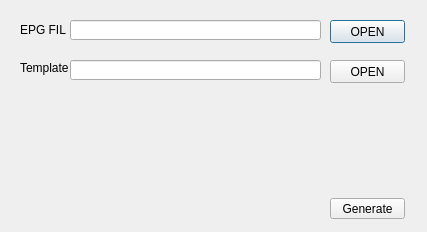
<?xml version="1.0" encoding="UTF-8"?>
<ui version="4.0">
 <class>Dialog</class>
 <widget class="QDialog" name="Dialog">
  <property name="geometry">
   <rect>
    <x>0</x>
    <y>0</y>
    <width>427</width>
    <height>232</height>
   </rect>
  </property>
  <property name="windowTitle">
   <string>Dialog</string>
  </property>
  <widget class="QPushButton" name="openEPG">
   <property name="geometry">
    <rect>
     <x>330</x>
     <y>20</y>
     <width>75</width>
     <height>23</height>
    </rect>
   </property>
   <property name="text">
    <string>OPEN</string>
   </property>
  </widget>
  <widget class="QLineEdit" name="EPGFILE">
   <property name="geometry">
    <rect>
     <x>70</x>
     <y>20</y>
     <width>251</width>
     <height>20</height>
    </rect>
   </property>
  </widget>
  <widget class="QLabel" name="EPGFILE_2">
   <property name="geometry">
    <rect>
     <x>20</x>
     <y>23</y>
     <width>46</width>
     <height>13</height>
    </rect>
   </property>
   <property name="text">
    <string>EPG FILE</string>
   </property>
  </widget>
  <widget class="QLabel" name="Channel_tem_2">
   <property name="geometry">
    <rect>
     <x>20</x>
     <y>60</y>
     <width>51</width>
     <height>16</height>
    </rect>
   </property>
   <property name="text">
    <string>Template</string>
   </property>
  </widget>
  <widget class="QPushButton" name="Generate">
   <property name="geometry">
    <rect>
     <x>330</x>
     <y>198</y>
     <width>75</width>
     <height>21</height>
    </rect>
   </property>
   <property name="text">
    <string>Generate</string>
   </property>
  </widget>
  <widget class="QLineEdit" name="Channel_tem">
   <property name="geometry">
    <rect>
     <x>70</x>
     <y>60</y>
     <width>251</width>
     <height>20</height>
    </rect>
   </property>
  </widget>
  <widget class="QPushButton" name="openTem">
   <property name="geometry">
    <rect>
     <x>330</x>
     <y>60</y>
     <width>75</width>
     <height>23</height>
    </rect>
   </property>
   <property name="text">
    <string>OPEN</string>
   </property>
  </widget>
 </widget>
 <resources/>
 <connections/>
</ui>
